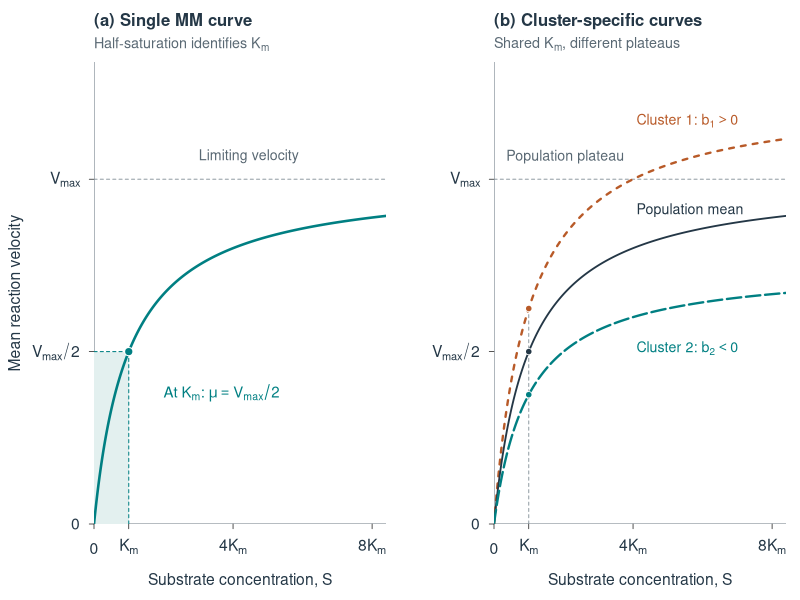

Write R code to recreate this figure. (Note: this script raises an error after producing the figure.)
# Conceptual mean curves, not simulated observations or fitted results.
# Run from any directory: Rscript scripts/mm_model_concept.R [output.pdf]
args <- commandArgs(trailingOnly = TRUE)
script_arg <- grep("^--file=", commandArgs(), value = TRUE)
script <- normalizePath(sub("^--file=", "", script_arg[1L]), mustWork = TRUE)
bundle <- dirname(dirname(script))
output <- if (length(args)) args[1L] else
  file.path(bundle, "figures", "mm_model_concept_rev1.pdf")
dir.create(dirname(output), recursive = TRUE, showWarnings = FALSE)

draw_mm_concept <- function() {
  ink <- "#243746"
  teal <- "#007F82"
  orange <- "#B85A28"
  guide <- "#87939B"
  pale <- "#E3F0EF"
  s <- seq(0, 8.4, length.out = 1001L)
  mm <- function(s, scale = 1) scale * s / (1 + s)
  stopifnot(mm(1) == 0.5, mm(1, 1.25) == 1.25 / 2,
            mm(1, 0.75) == 0.75 / 2)

  par(mfrow = c(1, 2), mar = c(3.8, 4.7, 3.1, 0.7),
      mgp = c(2.5, 0.7, 0), tcl = -0.24,
      col = ink, col.axis = ink, col.lab = ink,
      family = "Helvetica", las = 1, xaxs = "i", yaxs = "i")
  start_panel <- function(title, subtitle, y_label = FALSE) {
    plot(NA_real_, NA_real_, type = "n", xlim = c(0, 8.4),
         ylim = c(0, 1.34), axes = FALSE, xlab = "", ylab = "")
    axis(1, at = c(0, 1, 4, 8),
         labels = expression(0, K[m], 4 * K[m], 8 * K[m]),
         lwd = 0, lwd.ticks = 0.65, cex.axis = 0.94)
    axis(2, at = c(0, 0.5, 1),
         labels = expression(0, V[plain(max)] / 2, V[plain(max)]),
         lwd = 0, lwd.ticks = 0.65, cex.axis = 0.94)
    segments(0, 0, 8.4, 0, col = ink, lwd = 0.7)
    segments(0, 0, 0, 1.34, col = ink, lwd = 0.7)
    mtext("Substrate concentration, S", side = 1, line = 2.25, cex = 0.94)
    if (y_label) mtext("Mean reaction velocity", side = 2, line = 3.5,
                      las = 0, cex = 0.94)
    mtext(title, side = 3, line = 1.6, adj = 0, cex = 1, font = 2)
    mtext(subtitle, side = 3, line = 0.35, adj = 0, cex = 0.86,
          col = "#596873")
  }

  start_panel("(a) Single MM curve",
              expression(paste("Half-saturation identifies ", K[m])), TRUE)
  polygon(c(0, 1, 1, 0), c(0, 0, 0.5, 0.5), col = pale, border = NA)
  segments(0, 1, 8.4, 1, col = guide, lty = "33", lwd = 0.9)
  segments(0, 0.5, 1, 0.5, col = teal, lty = "33", lwd = 1)
  segments(1, 0, 1, 0.5, col = teal, lty = "33", lwd = 1)
  lines(s, mm(s), col = teal, lwd = 2.5)
  points(1, 0.5, pch = 21, bg = teal, col = "white", lwd = 1, cex = 1.1)
  text(4.45, 1.065, "Limiting velocity", col = "#596873", cex = 0.85)
  text(2.0, 0.38, expression(paste("At ", K[m], ": ", mu == V[plain(max)] / 2)),
       adj = 0, col = teal, cex = 0.9)

  start_panel("(b) Cluster-specific curves",
              expression(paste("Shared ", K[m], ", different plateaus")))
  segments(0, 1, 8.4, 1, col = guide, lty = "33", lwd = 0.9)
  segments(1, 0, 1, 0.625, col = guide, lty = "33", lwd = 0.9)
  lines(s, mm(s, 1.25), col = orange, lwd = 2.3, lty = "23")
  lines(s, mm(s), col = ink, lwd = 1.8, lty = 1)
  lines(s, mm(s, 0.75), col = teal, lwd = 2.3, lty = "62")
  points(rep(1, 3), c(0.625, 0.5, 0.375), pch = 21,
         bg = c(orange, ink, teal), col = "white", lwd = 0.8, cex = 0.85)
  text(4.1, 1.17, expression(paste("Cluster 1: ", b[1] > 0)),
       adj = 0, col = orange, cex = 0.85)
  text(0.35, 1.065, "Population plateau", adj = 0,
       col = "#596873", cex = 0.85)
  text(4.1, 0.91, "Population mean", adj = 0, col = ink, cex = 0.85)
  text(4.1, 0.51, expression(paste("Cluster 2: ", b[2] < 0)),
       adj = 0, col = teal, cex = 0.85)
}

raw_pdf <- tempfile(fileext = ".pdf")
pdf(raw_pdf, width = 7.4, height = 3.45, pointsize = 11,
    family = "Helvetica", useDingbats = FALSE,
    title = "Conceptual Michaelis-Menten mean models")
draw_mm_concept()
invisible(dev.off())
embedFonts(raw_pdf, outfile = output,
           options = c("-dPDFSETTINGS=/prepress", "-dEmbedAllFonts=true",
                       "-dSubsetFonts=true"))
unlink(raw_pdf)
message("Wrote ", normalizePath(output))
